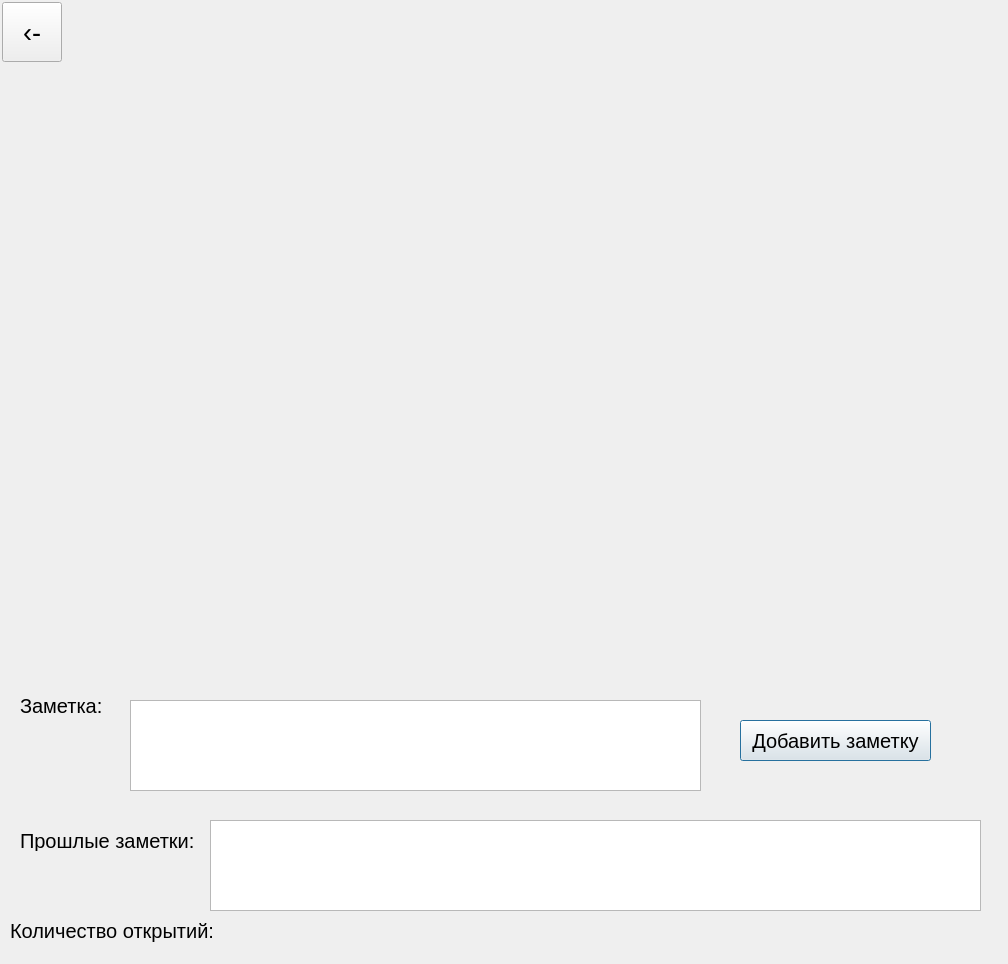
<?xml version="1.0" encoding="UTF-8"?>
<ui version="4.0">
 <class>Dialog</class>
 <widget class="QDialog" name="Dialog">
  <property name="geometry">
   <rect>
    <x>0</x>
    <y>0</y>
    <width>1008</width>
    <height>964</height>
   </rect>
  </property>
  <property name="windowTitle">
   <string>Dialog</string>
  </property>
  <widget class="QLabel" name="label">
   <property name="geometry">
    <rect>
     <x>20</x>
     <y>690</y>
     <width>121</width>
     <height>31</height>
    </rect>
   </property>
   <property name="font">
    <font>
     <pointsize>15</pointsize>
    </font>
   </property>
   <property name="text">
    <string>Заметка:</string>
   </property>
  </widget>
  <widget class="QLabel" name="label_2">
   <property name="geometry">
    <rect>
     <x>20</x>
     <y>830</y>
     <width>201</width>
     <height>21</height>
    </rect>
   </property>
   <property name="font">
    <font>
     <pointsize>15</pointsize>
    </font>
   </property>
   <property name="text">
    <string>Прошлые заметки:</string>
   </property>
  </widget>
  <widget class="QLabel" name="label_3">
   <property name="geometry">
    <rect>
     <x>10</x>
     <y>910</y>
     <width>221</width>
     <height>41</height>
    </rect>
   </property>
   <property name="font">
    <font>
     <pointsize>15</pointsize>
    </font>
   </property>
   <property name="text">
    <string>Количество открытий:</string>
   </property>
  </widget>
  <widget class="QPushButton" name="pushButton">
   <property name="geometry">
    <rect>
     <x>740</x>
     <y>720</y>
     <width>191</width>
     <height>41</height>
    </rect>
   </property>
   <property name="font">
    <font>
     <pointsize>15</pointsize>
    </font>
   </property>
   <property name="text">
    <string>Добавить заметку</string>
   </property>
  </widget>
  <widget class="QLabel" name="label_4">
   <property name="geometry">
    <rect>
     <x>240</x>
     <y>910</y>
     <width>91</width>
     <height>51</height>
    </rect>
   </property>
   <property name="font">
    <font>
     <pointsize>15</pointsize>
    </font>
   </property>
   <property name="text">
    <string/>
   </property>
  </widget>
  <widget class="QPlainTextEdit" name="plainTextEdit">
   <property name="geometry">
    <rect>
     <x>130</x>
     <y>700</y>
     <width>571</width>
     <height>91</height>
    </rect>
   </property>
   <property name="font">
    <font>
     <pointsize>10</pointsize>
    </font>
   </property>
  </widget>
  <widget class="QPushButton" name="pushButton_2">
   <property name="geometry">
    <rect>
     <x>2</x>
     <y>2</y>
     <width>60</width>
     <height>60</height>
    </rect>
   </property>
   <property name="font">
    <font>
     <pointsize>20</pointsize>
    </font>
   </property>
   <property name="text">
    <string>‹-</string>
   </property>
  </widget>
  <widget class="QLabel" name="label_5">
   <property name="geometry">
    <rect>
     <x>80</x>
     <y>10</y>
     <width>681</width>
     <height>61</height>
    </rect>
   </property>
   <property name="font">
    <font>
     <pointsize>18</pointsize>
    </font>
   </property>
   <property name="text">
    <string/>
   </property>
  </widget>
  <widget class="QTableWidget" name="tableWidget">
   <property name="geometry">
    <rect>
     <x>210</x>
     <y>820</y>
     <width>771</width>
     <height>91</height>
    </rect>
   </property>
  </widget>
 </widget>
 <resources/>
 <connections/>
</ui>
